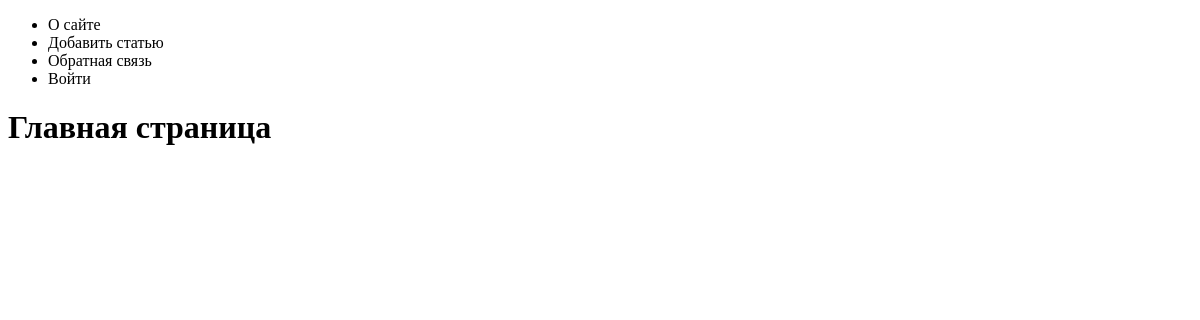
Before: / with the older database file.
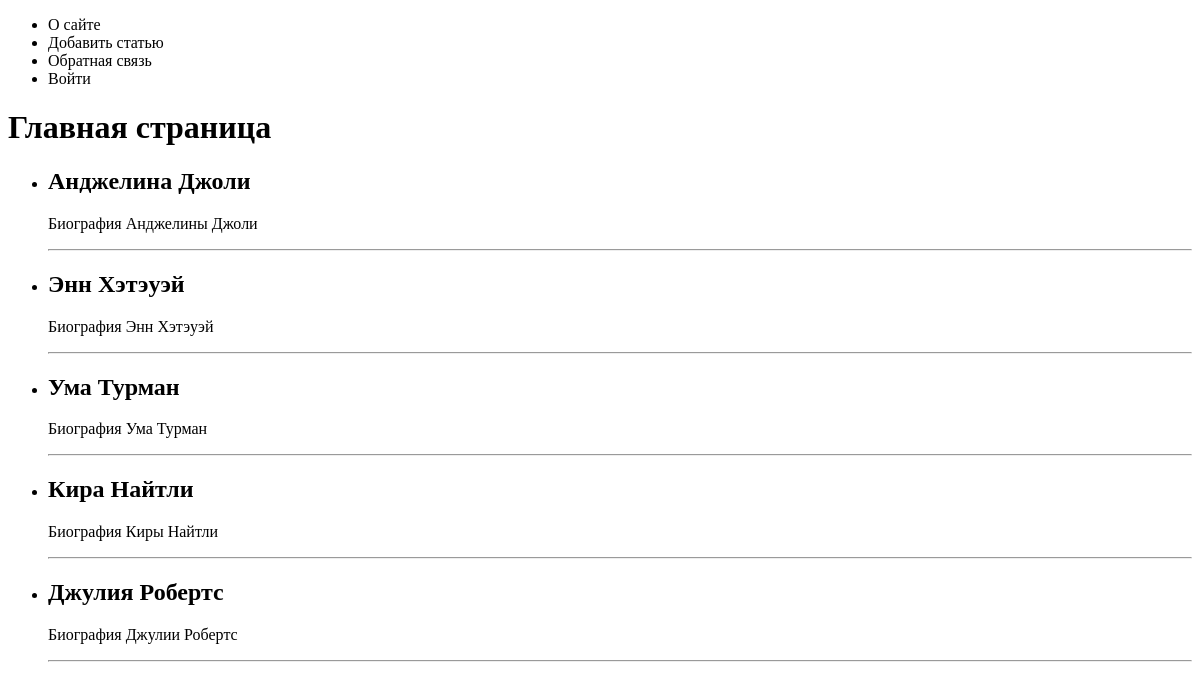
After: the same page with the newer database file.
### women/models.py (models this page shows, shortened)
class Women(models.Model):
    title = models.CharField(max_length=255)
    content = models.TextField(blank=True)
    photo = models.ImageField(upload_to="photos/%Y/%m/%d/")
    time_create = models.DateTimeField(auto_now_add=True)
    time_update = models.DateTimeField(auto_now=True)
    is_published = models.BooleanField(default=True)

### women/views.py (the view)
# urls.py: path('', index, name='home'),  # http://127.0.0.1:8000/
def index(request):
    posts = Women.objects.all()
    return render(request, 'women/index.html', {'posts': posts, 'menu': menu, 'title': 'Главная страница'})

### women/templates/women/index.html
{% extends 'women/base.html' %}
{% block content %}
<h1>{{ title }}</h1>
<ul>
    {% for p in posts %}
    <li>
        <h2>{{ p.title }}</h2>
        <p>{{ p.content }}</p>
        <hr>
    </li>
    {% endfor %}
</ul>
{% endblock %}

### women/templates/women/base.html (shortened to what this page needs)
<!DOCTYPE html>
<html lang="en">
<head>
</head>
<body>
{% block mainmenu %}
<ul>
    {% for m in menu %}
    <li>{{ m }}</li>
    {% endfor %}
</ul>
{% endblock %}
{% block content %}
{% endblock %}
</body>
</html>

Changed rows visible on the page:
added Women: title "Анджелина Джоли", content "Биография Анджелины Джоли"
added Women: title "Энн Хэтэуэй", content "Биография Энн Хэтэуэй"
added Women: title "Ума Турман", content "Биография Ума Турман"
added Women: title "Кира Найтли", content "Биография Киры Найтли"
added Women: title "Джулия Робертс", content "Биография Джулии Робертс"
